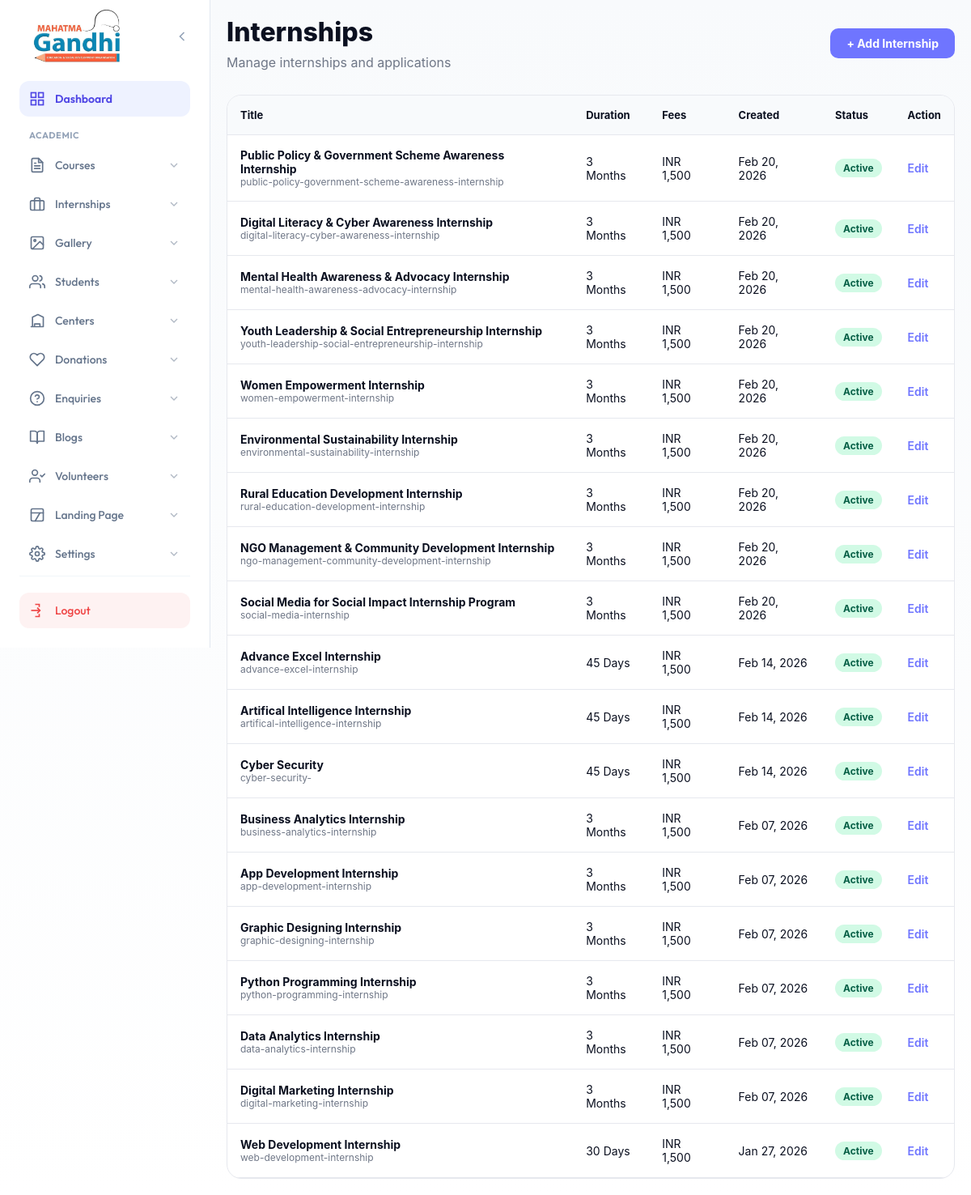
The app's page /admin/internships/index.php with its own data.
### tables this page shows
CREATE TABLE `internships` (
  `id` int(11) NOT NULL AUTO_INCREMENT,
  `title` varchar(255) NOT NULL,
  `slug` varchar(255) NOT NULL,
  `description` text DEFAULT NULL,
  `fees` longtext DEFAULT NULL CHECK (json_valid(`fees`)),
  `duration_value` int(11) DEFAULT NULL,
  `duration_type` varchar(50) DEFAULT NULL,
  `featured_image` varchar(255) DEFAULT NULL,
  `meta_title` varchar(255) DEFAULT NULL,
  `meta_desc` text DEFAULT NULL,
  `meta_keywords` text DEFAULT NULL,
  `is_active` tinyint(1) DEFAULT 1,
  `created_at` timestamp NULL DEFAULT current_timestamp(),
  `updated_at` timestamp NULL DEFAULT current_timestamp() ON UPDATE current_timestamp(),
  PRIMARY KEY (`id`),
  UNIQUE KEY `slug` (`slug`)
);

### admin/internships/index.php (the view, shortened to what this page needs)
<?php
$conn = getDbConnection();
$sql = "SELECT * FROM internships ORDER BY created_at DESC";
$result = $conn->query($sql);
include __DIR__ . "/../sidebar.php";
?>
<!DOCTYPE html>
<html lang="en">
<head>
</head>
<body>
    <main class="admin-content">
        <div class="page-header">
            <div>
                <h1 class="page-title">Internships</h1>
                <p style="color:var(--muted)">Manage internships and applications</p>
            </div>
            <div style="display:flex; gap:10px">
                <a href="add-internship.php" class="btn btn-primary">+ Add Internship</a>
            </div>
        </div>
        <?php if (isset($error)): ?>
            <div style="color: red; padding: 20px;">Database Error: <?php echo $error; ?></div>
        <?php else: ?>
        <div class="card">
            <table class="table">
                <thead>
                    <tr>
                        <th>Title</th>
                        <th>Duration</th>
                        <th>Fees</th>
                        <th>Created</th>
                        <th>Status</th>
                        <th>Action</th>
                    </tr>
                </thead>
                <tbody>
                    <?php if ($result->num_rows > 0): ?>
                        <?php while($row = $result->fetch_assoc()):
                            $fees = json_decode($row['fees'], true);
                            $fee_display = isset($fees['amount']) && $fees['amount'] ? 'INR ' . number_format($fees['amount']) : 'Free';
                        ?>
                        <tr>
                            <td>
                                <div style="font-weight:700"><?php echo htmlspecialchars($row['title']); ?></div>
                                <div style="font-size:12px;color:var(--muted)"><?php echo htmlspecialchars($row['slug']); ?></div>
                            </td>
                            <td><?php echo $row['duration_value'] . ' ' . $row['duration_type']; ?></td>
                            <td><?php echo $fee_display; ?></td>
                            <td><?php echo date('M d, Y', strtotime($row['created_at'])); ?></td>
                            <td>
                                <span class="badge <?php echo $row['is_active'] ? 'active' : 'inactive'; ?>">
                                    <?php echo $row['is_active'] ? 'Active' : 'Inactive'; ?>
                                </span>
                            </td>
                            <td>
                                <a href="edit-internship.php?id=<?php echo $row['id']; ?>" style="color:var(--indigo);font-weight:600;text-decoration:none">Edit</a>
                            </td>
                        </tr>
                        <?php endwhile; ?>
                    <?php else: ?>
                        <tr><td colspan="6" style="text-align:center;padding:40px;color:var(--muted)">No internships found. Add your first internship!</td></tr>
                    <?php endif; ?>
                </tbody>
            </table>
        </div>
        <?php endif; ?>
    </main>
</body>
</html>

### admin/sidebar.php (style rules this page uses)
:root { --admin-primary: #4f46e5; --admin-primary-dark: #3730a3; --admin-primary-soft: #eef2ff; --admin-hover-bg: #f5f3ff; --text-main: #1e293b; --text-light: #64748b; --sidebar-w: 260px; --transition: all 0.3s cubic-bezier(0.4, 0, 0.2, 1); --shadow-glow: 0 10px 15px -3px rgba(79, 70, 229, 0.2); }

### admin/internships/index.php (style rules this page uses)
:root { --active:#22c55e;--indigo:#6f75ff;--line:#e6e8ee;--text:#0b1020;--muted:#6f7787 }
* { margin:0;padding:0;box-sizing:border-box }
body { font-family:-apple-system,BlinkMacSystemFont,'Segoe UI',Roboto,sans-serif;background:linear-gradient(180deg,#f8fafc 0%,#ffffff 100%);color:var(--text) }
.admin-content { margin-left:260px;min-height:100vh;padding:20px }
.page-header { margin-bottom:30px; display: flex; justify-content: space-between; align-items: center; }
.page-title { font-size:32px;font-weight:800;color:var(--text);margin-bottom:8px; }
.btn { padding:10px 20px;border-radius:10px;text-decoration:none;font-weight:700;display:inline-flex;align-items:center;gap:8px;font-size:14px;transition:0.2s; }
.btn-primary { background:var(--indigo);color:#fff; }
.card { background:#fff;border:1px solid var(--line);border-radius:18px;overflow:hidden; }
.table { width:100%;border-collapse:collapse; }
.table th { text-align:left;padding:16px;background:#f8fafc;font-size:13px;font-weight:700;border-bottom:1px solid var(--line); }
.table td { padding:16px;border-bottom:1px solid var(--line);font-size:14px; }
.badge { padding:4px 10px;border-radius:999px;font-size:12px;font-weight:700; }
.badge.active { background:#d1fae5;color:#065f46; }

### records on screen
internships: title "Public Policy & Government Scheme Awareness Internship", slug "public-policy-government-scheme-awareness-internship", duration_value "3", duration_type "Months", fees "INR 1,500", created_at "Feb 20, 2026", is_active "Active"
internships: title "Digital Literacy & Cyber Awareness Internship", slug "digital-literacy-cyber-awareness-internship", duration_value "3", duration_type "Months", fees "INR 1,500", created_at "Feb 20, 2026", is_active "Active"
internships: title "Mental Health Awareness & Advocacy Internship", slug "mental-health-awareness-advocacy-internship", duration_value "3", duration_type "Months", fees "INR 1,500", created_at "Feb 20, 2026", is_active "Active"
internships: title "Youth Leadership & Social Entrepreneurship Internship", slug "youth-leadership-social-entrepreneurship-internship", duration_value "3", duration_type "Months", fees "INR 1,500", created_at "Feb 20, 2026", is_active "Active"
internships: title "Women Empowerment Internship", slug "women-empowerment-internship", duration_value "3", duration_type "Months", fees "INR 1,500", created_at "Feb 20, 2026", is_active "Active"
internships: title "Environmental Sustainability Internship", slug "environmental-sustainability-internship", duration_value "3", duration_type "Months", fees "INR 1,500", created_at "Feb 20, 2026", is_active "Active"
internships: title "Rural Education Development Internship", slug "rural-education-development-internship", duration_value "3", duration_type "Months", fees "INR 1,500", created_at "Feb 20, 2026", is_active "Active"
internships: title "NGO Management & Community Development Internship", slug "ngo-management-community-development-internship", duration_value "3", duration_type "Months", fees "INR 1,500", created_at "Feb 20, 2026", is_active "Active"
internships: title "Social Media for Social Impact Internship Program", slug "social-media-internship", duration_value "3", duration_type "Months", fees "INR 1,500", created_at "Feb 20, 2026", is_active "Active"
internships: title "Advance Excel Internship", slug "advance-excel-internship", duration_value "45", duration_type "Days", fees "INR 1,500", created_at "Feb 14, 2026", is_active "Active"
internships: title "Artifical Intelligence Internship", slug "artifical-intelligence-internship", duration_value "45", duration_type "Days", fees "INR 1,500", created_at "Feb 14, 2026", is_active "Active"
internships: title "Cyber Security", slug "cyber-security-", duration_value "45", duration_type "Days", fees "INR 1,500", created_at "Feb 14, 2026", is_active "Active"
internships: title "Business Analytics Internship", slug "business-analytics-internship", duration_value "3", duration_type "Months", fees "INR 1,500", created_at "Feb 07, 2026", is_active "Active"
internships: title "App Development Internship", slug "app-development-internship", duration_value "3", duration_type "Months", fees "INR 1,500", created_at "Feb 07, 2026", is_active "Active"
internships: title "Graphic Designing Internship", slug "graphic-designing-internship", duration_value "3", duration_type "Months", fees "INR 1,500", created_at "Feb 07, 2026", is_active "Active"
internships: title "Python Programming Internship", slug "python-programming-internship", duration_value "3", duration_type "Months", fees "INR 1,500", created_at "Feb 07, 2026", is_active "Active"
internships: title "Data Analytics Internship", slug "data-analytics-internship", duration_value "3", duration_type "Months", fees "INR 1,500", created_at "Feb 07, 2026", is_active "Active"
internships: title "Digital Marketing Internship", slug "digital-marketing-internship", duration_value "3", duration_type "Months", fees "INR 1,500", created_at "Feb 07, 2026", is_active "Active"
internships: title "Web Development Internship", slug "web-development-internship", duration_value "30", duration_type "Days", fees "INR 1,500", created_at "Jan 27, 2026", is_active "Active"
